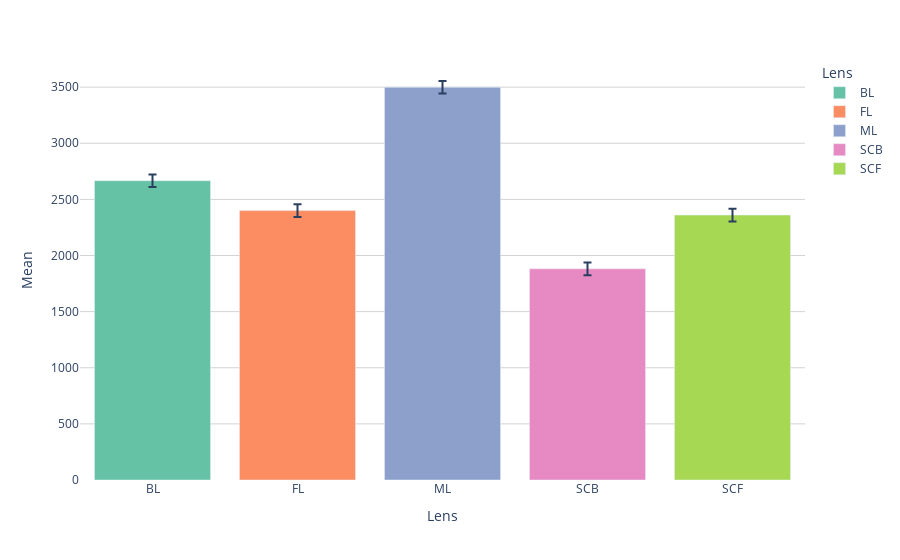

Write notebook code for a chart like this one.
### Code cell
nice_color_palette = ['#66c2a5', '#fc8d62', '#8da0cb', '#e78ac3', '#a6d854']

fig = px.bar(stats, x='Lens', y='Mean', color='Lens', color_discrete_sequence=nice_color_palette).update_traces(
    error_y={
        'type': 'data',
        'symmetric': False,
        'array': stats['ci95_hi'] - stats['Mean'],
        'arrayminus': stats['Mean'] - stats['ci95_lo'],
    }
)
fig.update_layout({
    'plot_bgcolor' : 'rgba(0,0,0,0)'
})
fig.update_yaxes(showgrid=True, gridwidth=1, gridcolor='LightGray')

fig.show()

fig.write_image('images/pointingtime_per_lens.pdf')

### Figure 1 — Plotly figure (JSON) as saved in the notebook; plotly's stock layout.template omitted (floating-point values rounded to 4 significant figures)
{"data": [{"alignmentgroup": "True", "error_y": {"array": [56.02, 50.68, 126.3, 26.33, 46.52], "arrayminus": [56.02, 50.68, 126.3, 26.33, 46.52], "symmetric": false, "type": "data"}, "hovertemplate": "Lens=%{x}<br>Mean=%{y}<extra></extra>", "legendgroup": "BL", "marker": {"color": "#66c2a5", "pattern": {"shape": ""}}, "name": "BL", "offsetgroup": "BL", "orientation": "v", "showlegend": true, "textposition": "auto", "type": "bar", "x": ["BL"], "xaxis": "x", "y": [2666.0], "yaxis": "y"}, {"alignmentgroup": "True", "error_y": {"array": [56.02, 50.68, 126.3, 26.33, 46.52], "arrayminus": [56.02, 50.68, 126.3, 26.33, 46.52], "symmetric": false, "type": "data"}, "hovertemplate": "Lens=%{x}<br>Mean=%{y}<extra></extra>", "legendgroup": "FL", "marker": {"color": "#fc8d62", "pattern": {"shape": ""}}, "name": "FL", "offsetgroup": "FL", "orientation": "v", "showlegend": true, "textposition": "auto", "type": "bar", "x": ["FL"], "xaxis": "x", "y": [2400.0], "yaxis": "y"}, {"alignmentgroup": "True", "error_y": {"array": [56.02, 50.68, 126.3, 26.33, 46.52], "arrayminus": [56.02, 50.68, 126.3, 26.33, 46.52], "symmetric": false, "type": "data"}, "hovertemplate": "Lens=%{x}<br>Mean=%{y}<extra></extra>", "legendgroup": "ML", "marker": {"color": "#8da0cb", "pattern": {"shape": ""}}, "name": "ML", "offsetgroup": "ML", "orientation": "v", "showlegend": true, "textposition": "auto", "type": "bar", "x": ["ML"], "xaxis": "x", "y": [3499.0], "yaxis": "y"}, {"alignmentgroup": "True", "error_y": {"array": [56.02, 50.68, 126.3, 26.33, 46.52], "arrayminus": [56.02, 50.68, 126.3, 26.33, 46.52], "symmetric": false, "type": "data"}, "hovertemplate": "Lens=%{x}<br>Mean=%{y}<extra></extra>", "legendgroup": "SCB", "marker": {"color": "#e78ac3", "pattern": {"shape": ""}}, "name": "SCB", "offsetgroup": "SCB", "orientation": "v", "showlegend": true, "textposition": "auto", "type": "bar", "x": ["SCB"], "xaxis": "x", "y": [1881.0], "yaxis": "y"}, {"alignmentgroup": "True", "error_y": {"array": [56.02, 50.68, 126.3, 26.33, 46.52], "arrayminus": [56.02, 50.68, 126.3, 26.33, 46.52], "symmetric": false, "type": "data"}, "hovertemplate": "Lens=%{x}<br>Mean=%{y}<extra></extra>", "legendgroup": "SCF", "marker": {"color": "#a6d854", "pattern": {"shape": ""}}, "name": "SCF", "offsetgroup": "SCF", "orientation": "v", "showlegend": true, "textposition": "auto", "type": "bar", "x": ["SCF"], "xaxis": "x", "y": [2360.0], "yaxis": "y"}], "layout": {"barmode": "relative", "legend": {"title": {"text": "Lens"}, "tracegroupgap": 0}, "margin": {"t": 60}, "plot_bgcolor": "rgba(0,0,0,0)", "xaxis": {"anchor": "y", "categoryarray": ["BL", "FL", "ML", "SCB", "SCF"], "categoryorder": "array", "domain": [0, 1], "title": {"text": "Lens"}}, "yaxis": {"anchor": "x", "domain": [0, 1], "gridcolor": "LightGray", "gridwidth": 1, "showgrid": true, "title": {"text": "Mean"}}}}
